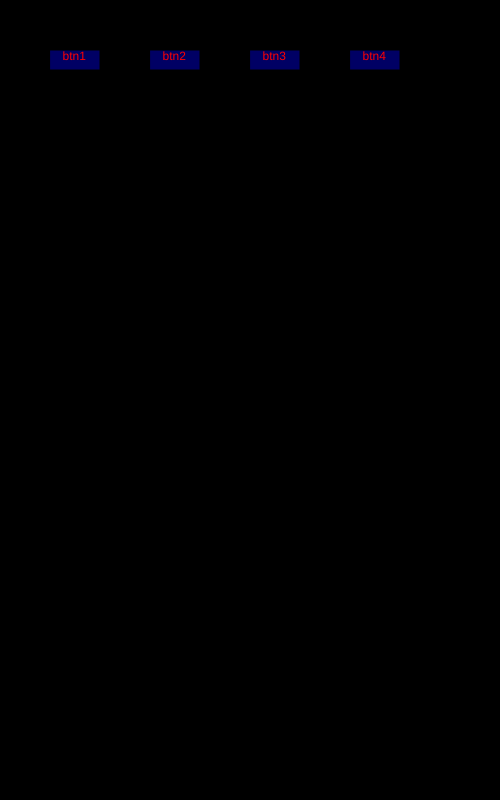
Frame 1 (no input)
Frame 60 (no input): identical to frame 1, image omitted
Frame 120 (the mouse pressed at the canvas centre since frame 60): identical to frame 1, image omitted

The p5.js sketch that drew this single still picture (run headless with seeded random() and noise() and a simulated clock; from frame 60 on, the mouse is pressed at the canvas centre):

// p5.js sketch
// ── sketch.js
class Mybutton{
	constructor(x,y,w,h,fillColor,myLabel){
		this.x = x;
		this.y = y;
		this.w = w;
		this.h = h;
		this.fillColor = fillColor;
		this.textLabel = myLabel;
	}

	display(){
	fill(0,0,255,100);
	rect(this.x,this.y,this.w,this.h);
	fill(255,0,0);
	textSize(12);
	text(this.textLabel,this.x+this.w*.25,this.y+this.h*.5);
	}

	onClick(myIndex){

	var top = mouseX>this.x;
	var left = mouseY>this.y;
	var right = mouseX < this.x+this.w;
	var bottom =  mouseY<this.y+this.h;

	if ( top && left && right && bottom){	
		txtChoice = myIndex+1;
		}
	}
}


function mousePressed(){
	buttons.forEach(function(element,index){
		element.onClick(index);
	})
}


var buttons = [];
txtDisplay = [" ","George","Paul","John","Ringo"];
var txtChoice = 0;

var backgroundColor = 0;

function setup() {
  // put setup code here
  background(0);
  createCanvas(500,800);

	buttons[0] = new Mybutton(50,50,50,20,10,"btn1");
	buttons[1] = new Mybutton(150,50,50,20,50,"btn2");
	buttons[2] = new Mybutton(250,50,50,20,150,"btn3");
	buttons[3] = new Mybutton(350,50,50,20,225,"btn4");
}

function draw() {
	background(backgroundColor);

	buttons.forEach(function(element){
		element.display();
	})

	fill(255,255,0);
	textSize(64);
	text( txtDisplay[txtChoice] ,200,400 );
}
